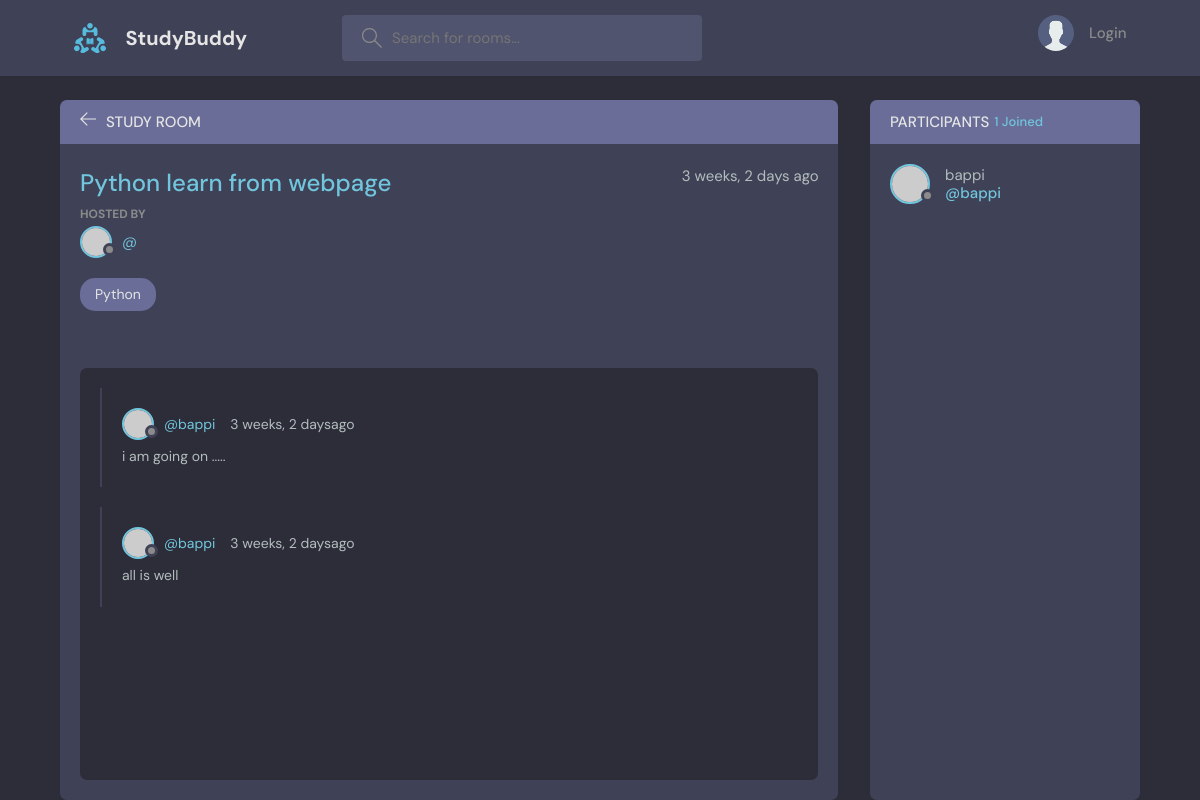
The app's page /room/2, older data.
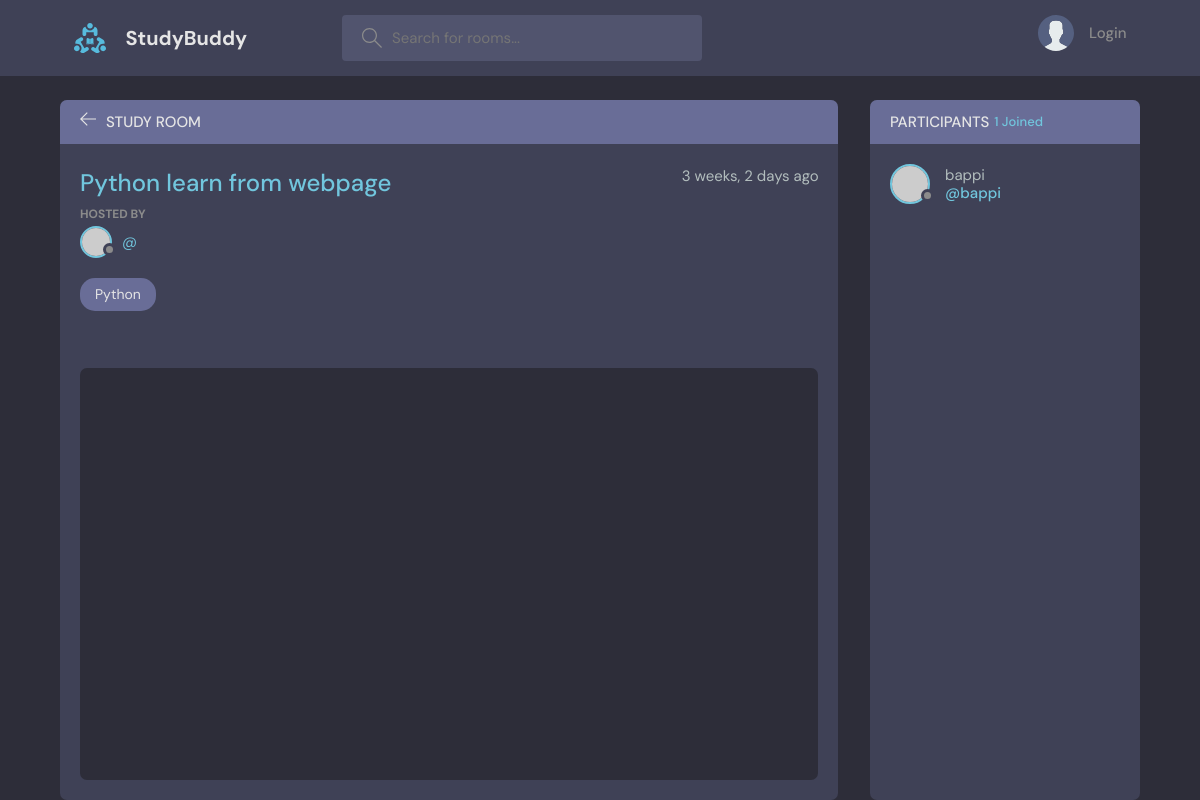
The same page, newer data.
### base/models.py (models this page shows, shortened)
class Message(models.Model):
    user = models.ForeignKey(User, on_delete=models.CASCADE)
    room = models.ForeignKey(Rooms, on_delete=models.CASCADE)
    body = models.TextField(max_length=200)
    updated = models.DateTimeField(auto_now=True)
    created = models.DateTimeField(auto_now_add=True)
    class Meta:
        ordering = ['-updated','-created']

### base/views.py (the view, shortened to what this page needs)
# urls.py: path('room/<str:pk>',views.room, name = 'room'),
def room(request,pk):
    room = Rooms.objects.get(id=pk)
    room_messages = room.message_set.all().order_by('-created')  #sob ses e eita abr dekhte hobe
    participants = room.participants.all()
    context = { 'room': room, 'room_messages': room_messages, 'participants':participants}
    return render(request, 'base/room.html',context)

### base/models.py (called while the page is built)
    def __str__(self):
        return self.name

### base/templates/base/room.html (shortened to what this page needs)
{% extends 'main.html' %}
{% block content%}
    <main class="profile-page layout layout--2">
      <div class="container">
        <div class="room">
          <div class="room__top">
            <div class="room__topLeft">
              <a href="{% url 'home' %}">
                <svg version="1.1" xmlns="http://www.w3.org/2000/svg" width="32" height="32" viewBox="0 0 32 32">
                  <title>arrow-left</title>
                  <path
                    d="M13.723 2.286l-13.723 13.714 13.719 13.714 1.616-1.611-10.96-10.96h27.625v-2.286h-27.625l10.965-10.965-1.616-1.607z"
                  ></path>
                </svg>
              </a>
              <h3>Study Room</h3>
            </div>
          </div>
          <div class="room__box scroll">
            <div class="room__header scroll">
              <div class="room__info">
                <h3>{{ room.name }}</h3>
                <span>{{ room.created|timesince }} ago</span>
              </div>
              <div class="room__hosted">
                <p>Hosted By</p>
                <a href="{% url 'user_profile' room.host.id %}" class="room__author">
                  <div class="avatar avatar--small">
                    <img src="https://randomuser.me/api/portraits/men/37.jpg" />
                  </div>
                  <span>@{{room.username}}</span>
                </a>
              </div>
              <span class="room__topics">{{room.topic}}</span>
            </div>
            <div class="room__conversation">
              <div class="threads scroll">
                {% for message in room_messages %}
                <div class="thread">
                  <div class="thread__top">
                    <div class="thread__author">
                      <a href="{% url 'user_profile' message.user.id %}" class="thread__authorInfo">
                        <div class="avatar avatar--small">
                          <img src="https://randomuser.me/api/portraits/men/37.jpg" />
                        </div>
                        <span>@{{message.user}}</span>
                      </a>
                      <span class="thread__date">{{message.created|timesince}}ago</span>
                    </div>
                  </div>
                  <div class="thread__details">
                    {{message.body}}
                  </div>
                </div>
                {% endfor %}
              </div>
            </div>
          </div>
        </div>
        <div class="participants">
          <h3 class="participants__top">Participants <span>{{ participants.count}} Joined</span></h3>
          <div class="participants__list scroll">
            {% for user in participants %}
            <a href="{% url 'user_profile' user.id %}" class="participant">
              <div class="avatar avatar--medium">
                <img src="https://randomuser.me/api/portraits/men/37.jpg" />
              </div>
              <p>
                {{ user.username }}
                <span>@{{ user.username }}</span>
              </p>
            </a>
            {% endfor %}
          </div>
        </div>
      </div>
    </main>
{% endblock %}

Row changes from the older to the newer data that the page shows:
removed Message: user "bappi", created "3 weeks, 2 days", body "i am going on ....."
removed Message: user "bappi", created "3 weeks, 2 days", body "all is well"
